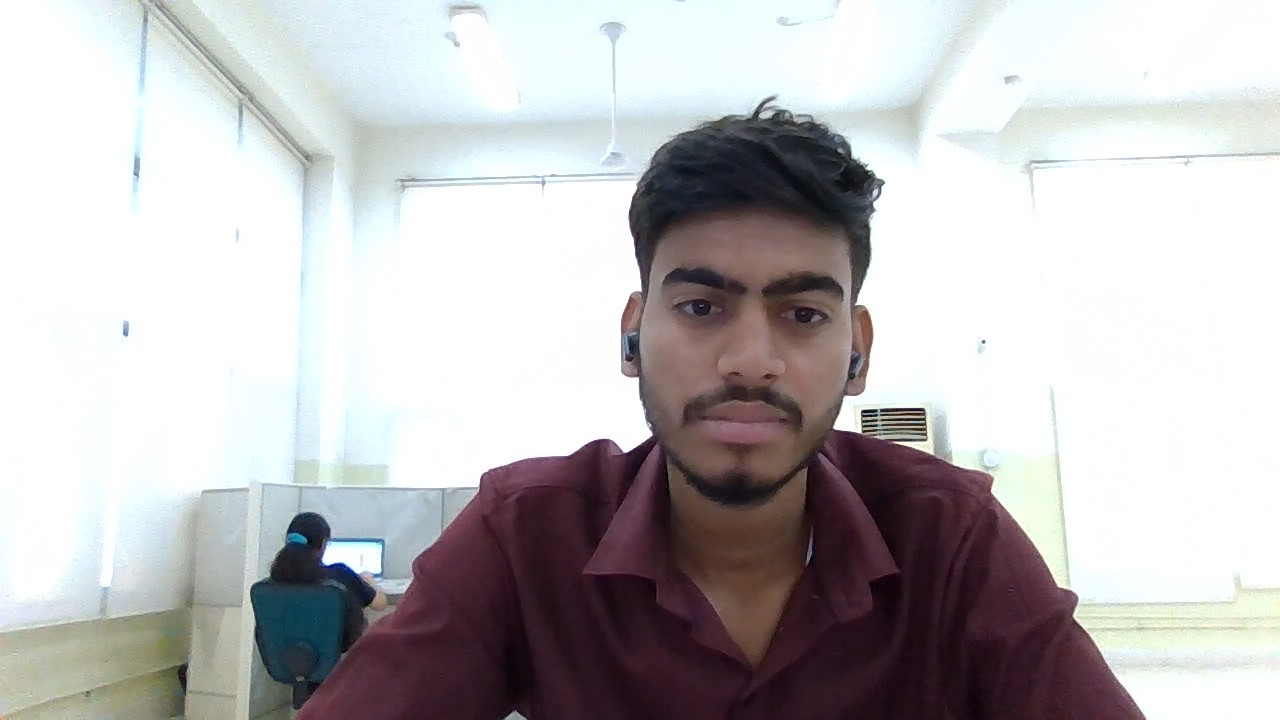
#> input picture Cartooning an Image/profile.jpg, 1280 x 720 px
$ jupyter execute cartooning.ipynb   (shell and % lines are left out)
#> lines starting #> are read from the running program, lines starting #| are printed output that depends on the picture; after the words box and inside, x2 and y2 are one past the last pixel; in counts of white or black regions, pixels touching at a corner belong together
[cell 1]
import cv2
img = cv2.imread("profile.jpg")
#> img is the input picture: shape (720, 1280, 3); mean B, G, R 187.7, 186.5, 188.9
if img is None:
    print("Image not found")
    exit()

# Prep grayscale & blur
g = cv2.cvtColor(img, cv2.COLOR_BGR2GRAY)
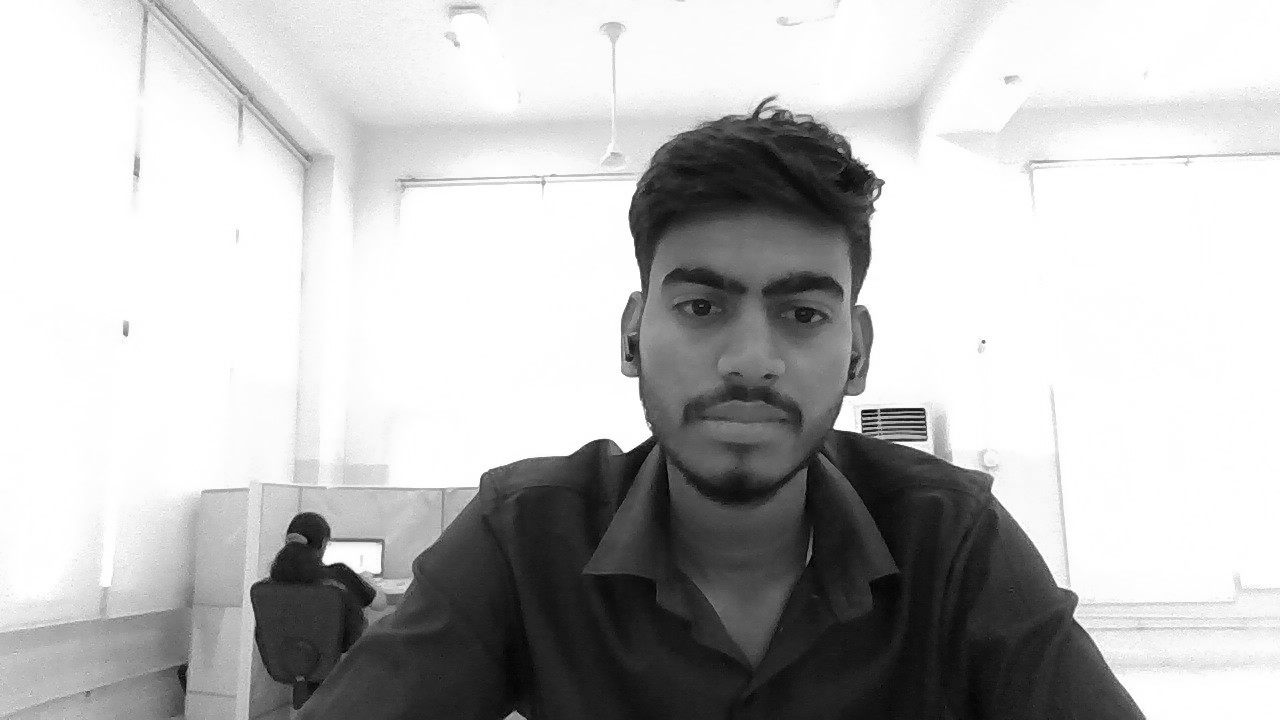
#> g: shape (720, 1280); min 0, max 255, mean 187.4
g = cv2.medianBlur(g, 5)

# Edges
e = cv2.adaptiveThreshold(g, 255, cv2.ADAPTIVE_THRESH_MEAN_C,
                          cv2.THRESH_BINARY, 9, 9)
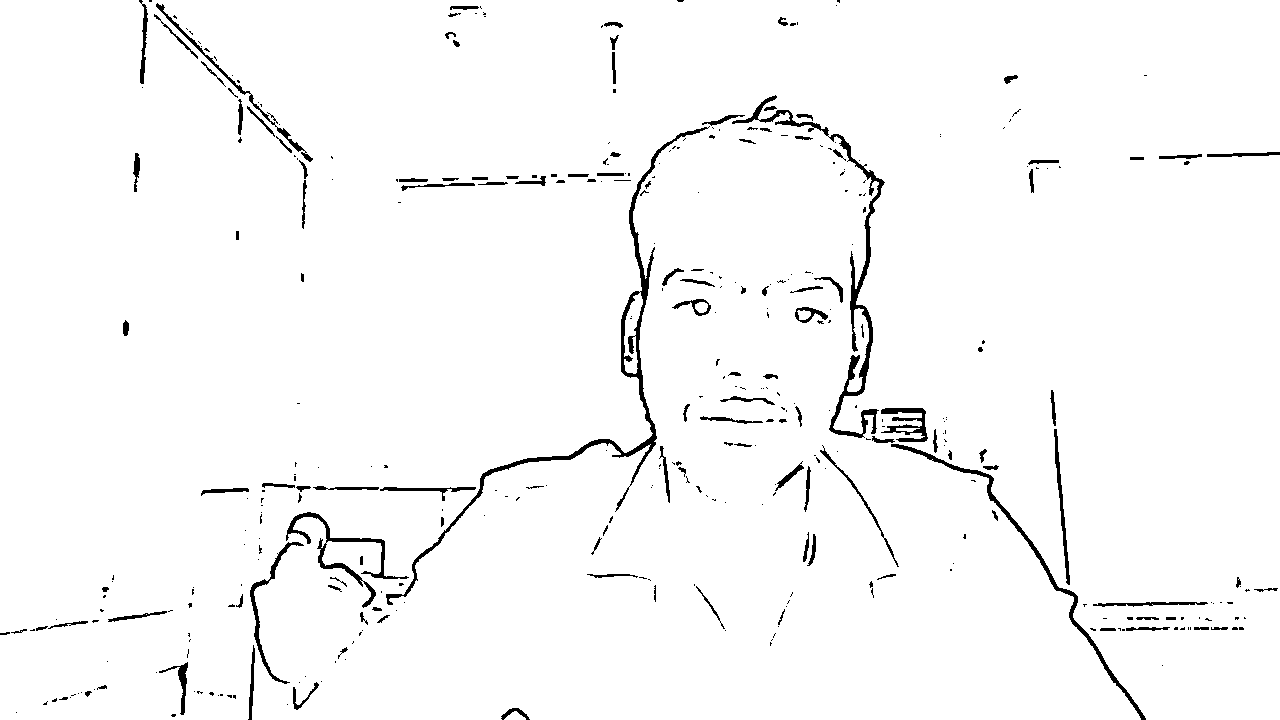
#> e: shape (720, 1280); 97.4% white; 393 black regions (259 under 20 px), largest, box (x1, y1, x2, y2) and area: (386, 126, 710, 605) 3663, (732, 95, 885, 438) 3085, (891, 444, 1146, 720) 1662

# Smooth color
c = cv2.bilateralFilter(img, 9, 250, 250)

# Combine
cartoon = cv2.bitwise_and(c, c, mask=e)
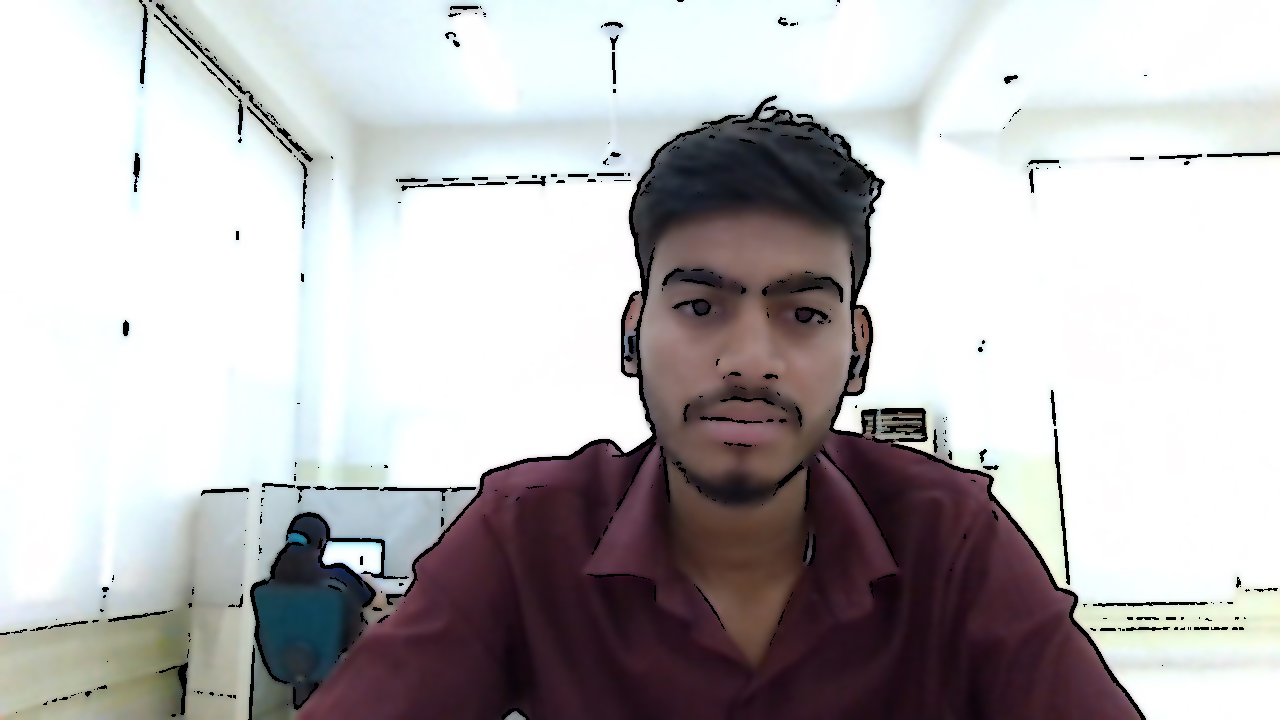
#> cartoon: shape (720, 1280, 3); mean B, G, R 184.5, 183.4, 185.7

cv2.imshow("Cartoon", cartoon)
cv2.imwrite("cartoon_output.jpg", cartoon)
cv2.waitKey(0)
cv2.destroyAllWindows()
